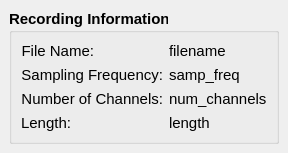
        <widget class="QStackedWidget" name="stackedWidget_5">
         <property name="font">
          <font>
           <family>Arial</family>
          </font>
         </property>
         <widget class="QWidget" name="page_15">
          <layout class="QGridLayout" name="gridLayout_17">
           <item row="0" column="0">
            <widget class="QGroupBox" name="qd_edfInfo">
             <property name="font">
              <font>
               <family>Arial</family>
               <pointsize>11</pointsize>
               <bold>true</bold>
              </font>
             </property>
             <property name="layoutDirection">
              <enum>Qt::LeftToRight</enum>
             </property>
             <property name="title">
              <string>Recording Information</string>
             </property>
             <layout class="QGridLayout" name="gridLayout_12">
              <item row="0" column="0">
               <layout class="QFormLayout" name="formLayout">
                <property name="fieldGrowthPolicy">
                 <enum>QFormLayout::ExpandingFieldsGrow</enum>
                </property>
                <property name="formAlignment">
                 <set>Qt::AlignLeading|Qt::AlignLeft|Qt::AlignVCenter</set>
                </property>
                <item row="0" column="0">
                 <widget class="QLabel" name="label">
                  <property name="font">
                   <font>
                    <family>Arial</family>
                    <pointsize>11</pointsize>
                    <bold>false</bold>
                   </font>
                  </property>
                  <property name="layoutDirection">
                   <enum>Qt::LeftToRight</enum>
                  </property>
                  <property name="text">
                   <string>File Name:</string>
                  </property>
                  <property name="alignment">
                   <set>Qt::AlignRight|Qt::AlignTrailing|Qt::AlignVCenter</set>
                  </property>
                 </widget>
                </item>
                <item row="0" column="1">
                 <widget class="QLabel" name="qd_filename">
                  <property name="font">
                   <font>
                    <family>Arial</family>
                    <pointsize>11</pointsize>
                    <bold>false</bold>
                   </font>
                  </property>
                  <property name="text">
                   <string>filename</string>
                  </property>
                 </widget>
                </item>
                <item row="1" column="0">
                 <widget class="QLabel" name="label_2">
                  <property name="font">
                   <font>
                    <family>Arial</family>
                    <pointsize>11</pointsize>
                    <bold>false</bold>
                   </font>
                  </property>
                  <property name="layoutDirection">
                   <enum>Qt::LeftToRight</enum>
                  </property>
                  <property name="text">
                   <string>Sampling Frequency:</string>
                  </property>
                  <property name="alignment">
                   <set>Qt::AlignRight|Qt::AlignTrailing|Qt::AlignVCenter</set>
                  </property>
                 </widget>
                </item>
                <item row="1" column="1">
                 <widget class="QLabel" name="qd_sampfreq">
                  <property name="font">
                   <font>
                    <family>Arial</family>
                    <pointsize>11</pointsize>
                    <bold>false</bold>
                   </font>
                  </property>
                  <property name="text">
                   <string>samp_freq</string>
                  </property>
                 </widget>
                </item>
                <item row="2" column="0">
                 <widget class="QLabel" name="label_3">
                  <property name="font">
                   <font>
                    <family>Arial</family>
                    <pointsize>11</pointsize>
                    <bold>false</bold>
                   </font>
                  </property>
                  <property name="layoutDirection">
                   <enum>Qt::LeftToRight</enum>
                  </property>
                  <property name="text">
                   <string>Number of Channels:</string>
                  </property>
                  <property name="alignment">
                   <set>Qt::AlignRight|Qt::AlignTrailing|Qt::AlignVCenter</set>
                  </property>
                 </widget>
                </item>
                <item row="2" column="1">
                 <widget class="QLabel" name="qd_numchannels">
                  <property name="font">
                   <font>
                    <family>Arial</family>
                    <pointsize>11</pointsize>
                    <bold>false</bold>
                   </font>
                  </property>
                  <property name="text">
                   <string>num_channels</string>
                  </property>
                 </widget>
                </item>
                <item row="3" column="0">
                 <widget class="QLabel" name="label_4">
                  <property name="font">
                   <font>
                    <family>Arial</family>
                    <pointsize>11</pointsize>
                    <bold>false</bold>
                   </font>
                  </property>
                  <property name="layoutDirection">
                   <enum>Qt::LeftToRight</enum>
                  </property>
                  <property name="text">
                   <string>Length:</string>
                  </property>
                  <property name="alignment">
                   <set>Qt::AlignRight|Qt::AlignTrailing|Qt::AlignVCenter</set>
                  </property>
                 </widget>
                </item>
                <item row="3" column="1">
                 <widget class="QLabel" name="qd_length">
                  <property name="font">
                   <font>
                    <family>Arial</family>
                    <pointsize>11</pointsize>
                    <bold>false</bold>
                   </font>
                  </property>
                  <property name="text">
                   <string>length</string>
                  </property>
                 </widget>
                </item>
               </layout>
              </item>
             </layout>
            </widget>
           </item>
          </layout>
         </widget>
         <widget class="QWidget" name="page_16"/>
        </widget>
